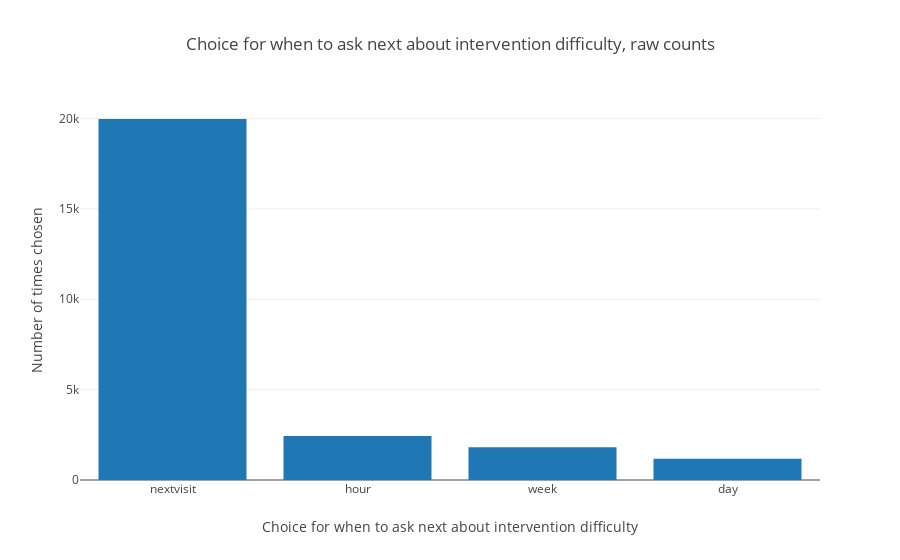

The code cell stored with this chart in its notebook:
### Code cell
# noexport

plot_survey_choice_counts_raw_per_install()

### Figure 1 — Plotly figure (JSON) as saved in the notebook; plotly's stock layout.template omitted (floating-point values rounded to 4 significant figures)
{"data": [{"type": "bar", "uid": "f9eb466f-a037-4503-bd32-848ddbb56988", "x": ["nextvisit", "hour", "week", "day"], "y": [19973, 2430, 1815, 1180]}], "layout": {"title": {"text": "Choice for when to ask next about intervention difficulty, raw counts"}, "xaxis": {"title": {"text": "Choice for when to ask next about intervention difficulty"}}, "yaxis": {"title": {"text": "Number of times chosen"}}}}
